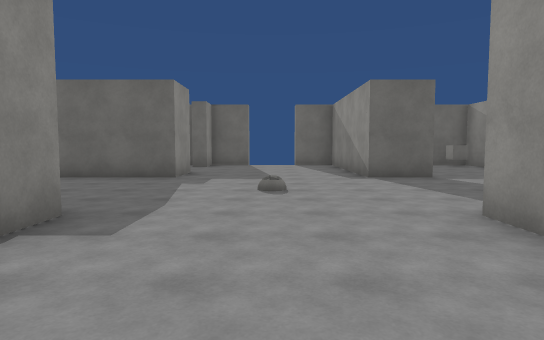
[1] (above)

18 first-person views from a walk through a 3-D level made in the Unity game engine. The camera is 1.5 m above the floor, tilts 4° down and sees 75° across. The floor is counted in squares, 2 m on a side. Each view is taken from the middle of a square. On the plan, view 1 faces up. The plan holds only what a view shows up to about 11 squares ahead; the rest is blank. The place goes on beyond the plan. Surface patterns are stand-ins for the level's own textures.

[2]
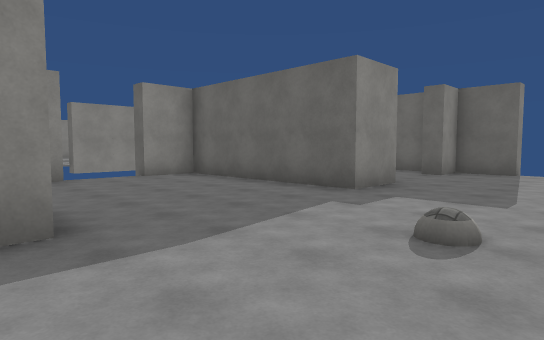

[3]
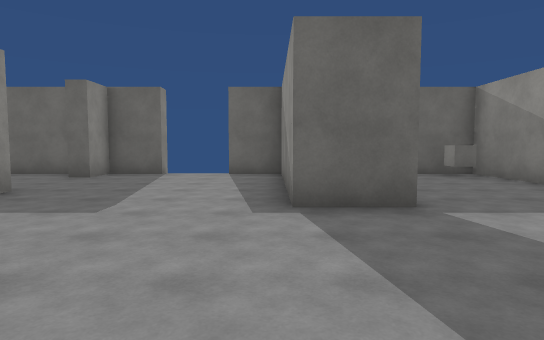

[4]
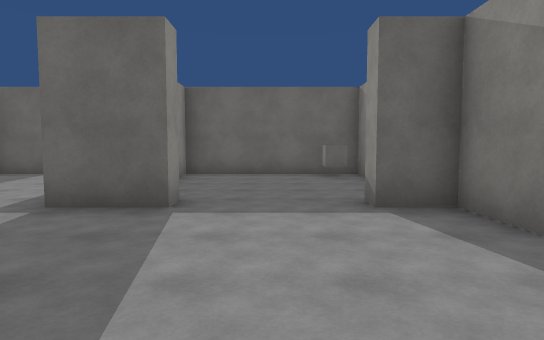

[5]
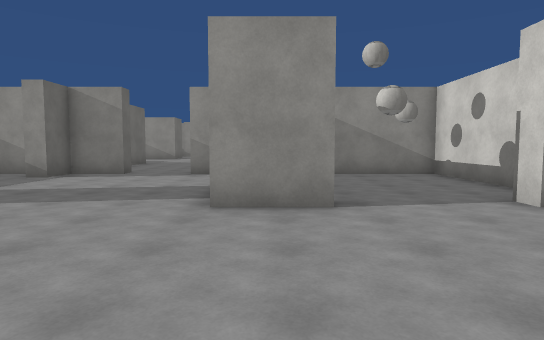

[6]
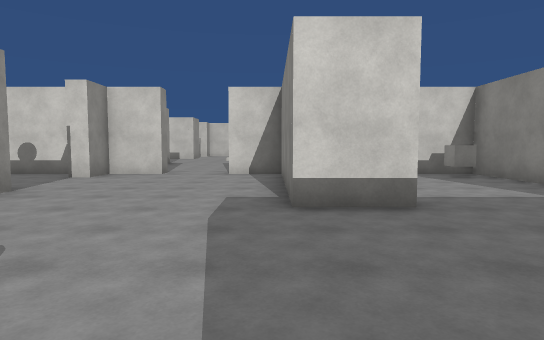

[7]
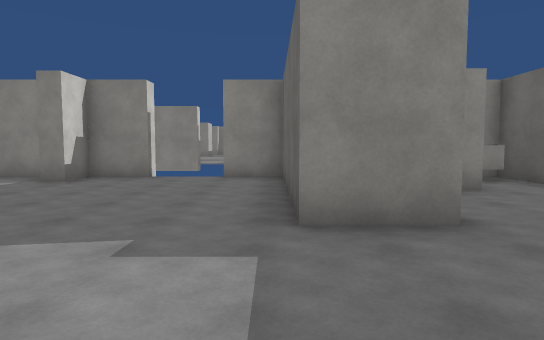

[8]
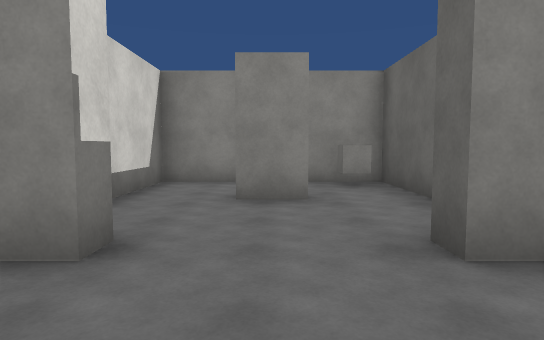

[9]
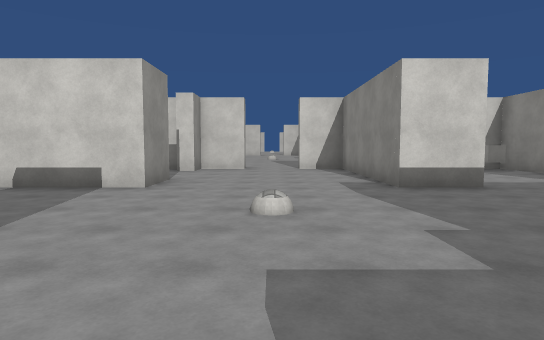

[10]
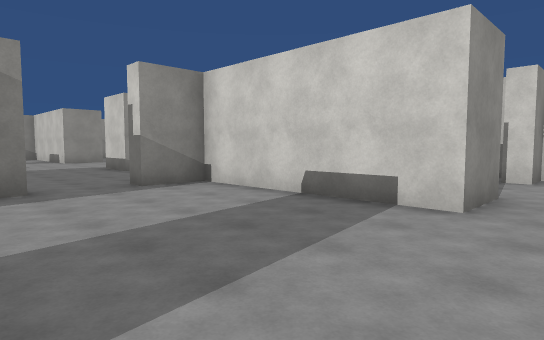

[11]
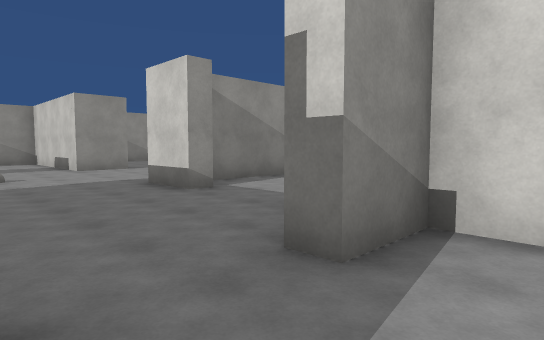

[12]
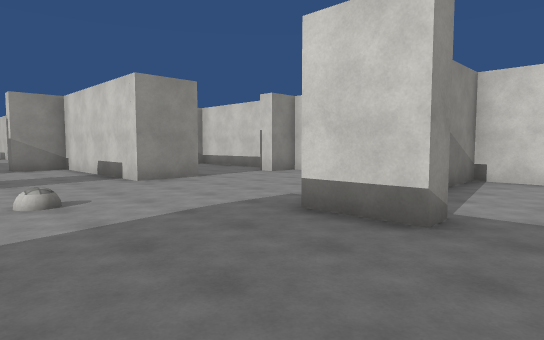

[13]
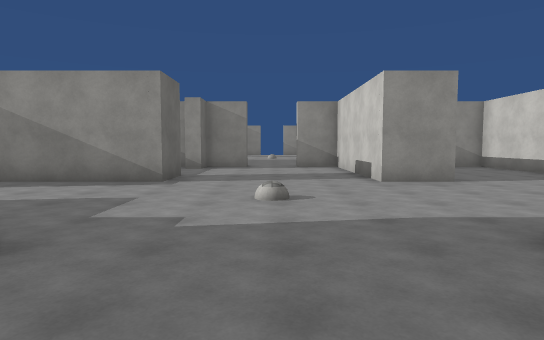

[14]
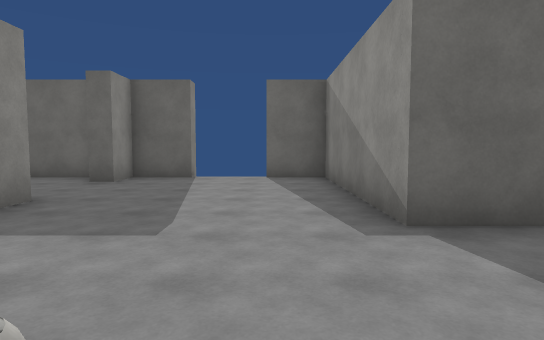

[15]
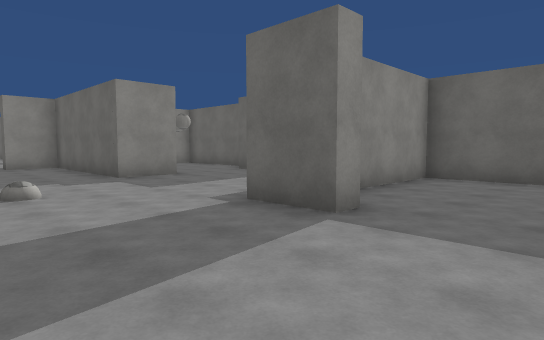

[16]
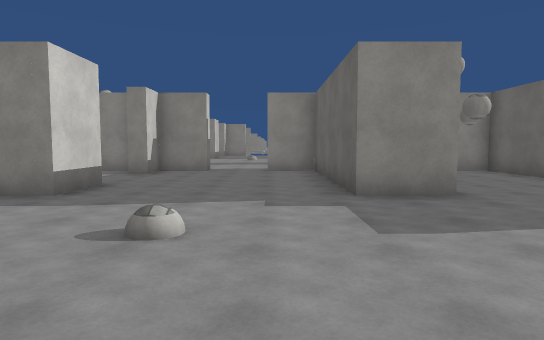

[17]
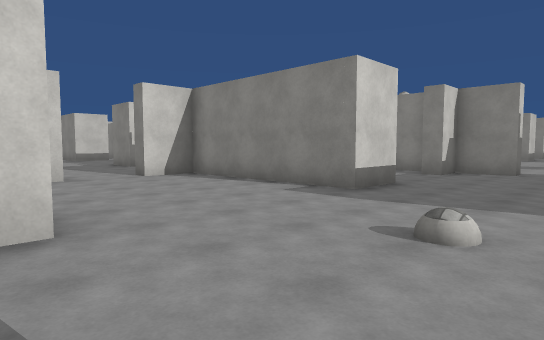

[18]
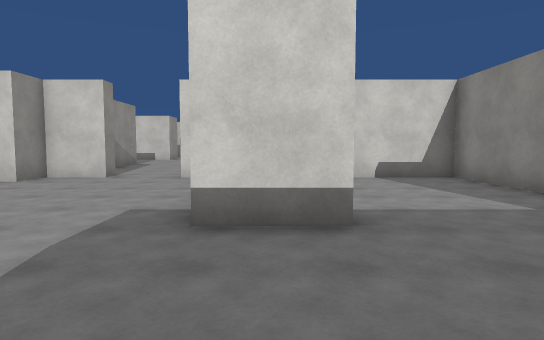

### Floor plan
Points are (right, up) in squares from view 1. A wall is a line through its corners. A room is listed if a view was taken in it or the views show most of it. See-through windows are left out.
Room 1 (views 1, 2, 3, 4, 5, 6, 7, 8, 9, 10, 11)
walls: (-3.9, 3.7) (-2.2, 3.7) (-2.2, -1); (2.3, 2.1) (2.3, 3.7) (7.2, 3.7) (7.2, 5.1); (-2.8, 9.8) (-2.2, 9.8) (-2.2, 8.3) (-7.3, 8.3) (-7.3, 6.9) (-7.7, 6.9); (3.8, 8.8) (3.8, 8.3) (2.3, 8.3) (2.3, 12.8); (-4.9, 11.6) (-4.9, 10.5); (-2.2, -1.3) (-0.9, -1.3); (2.2, 13.3) (0.9, 13.3); (-7.7, 5.1) (-7.3, 5.1) (-7.3, 3.7) (-6.2, 3.7) (-6.2, 3.2); (7.7, 6.9) (7.2, 6.9) (7.2, 8.3) (6.3, 8.3) (6.3, 8.8); (-0.9, 13.8) (-0.9, 13.3) (-2.2, 13.3) (-2.2, 12.3) (-2.8, 12.3); (0.9, -1.8) (0.9, -1.3) (2.3, -1.3) (2.3, -0.3) (2.8, -0.3); (2.9, -1.3) (7.2, -1.3) (7.2, 1.4); (-3.1, 13.3) (-7.3, 13.3) (-7.3, 8.8) (-4.9, 8.8); (7.2, 9.4) (7.2, 11.5); (-7.3, 2.6) (-7.3, -1.3) (-5.8, -1.3); (6.5, 13.3) (2.8, 13.3) (2.8, 12.5)
ways out: opening at (7, 6) to room 2; opening at (0, -2); gap at (-8, 5); gap at (-8, 7)
objects: cube (-7, -1); cube (-7, 12); cube (7, 12) to (7, 13)
Room 2 (views 12, 13, 14, 15, 16, 17, 18)
walls: (17.2, 2.1) (17.2, 3.7) (21.5, 3.7); (12.7, 9.9) (12.7, 8.3) (7.7, 8.3) (7.7, 6.9); (11.2, 3.1) (11.2, 3.7) (12.7, 3.7) (12.7, -1.3) (14.1, -1.3); (18.8, 8.9) (18.8, 8.3) (17.2, 8.3) (17.2, 13.3) (15.9, 13.3); (7.2, 5.1) (7.7, 5.1) (7.7, 3.7) (8.7, 3.7) (8.7, 3.2); (14.1, 13.8) (14.1, 13.3) (12.7, 13.3) (12.7, 12.3) (12.2, 12.3); (15.9, -1.8) (15.9, -1.3) (17.2, -1.3) (17.2, -0.3) (17.8, -0.3); (7.7, 2.9) (7.7, -1.3) (12.2, -1.3) (12.2, 2.6); (11.8, 13.3) (7.8, 13.3); (19.4, -1.3) (21.1, -1.3); (20, 13.3) (17.8, 13.3) (17.8, 10.4)
ways out: opening at (7, 6) to room 1; opening at (15, -2)

Where each view was taken, in squares from view 1:
view 1: 0 up, 0 right, facing up
view 2: 3 up, 1 right, facing up-left
view 3: 4 up, 2 right, facing up
view 4: 4 up, 5 right, facing up
view 5: 3 up, 2 left, facing right
view 6: 8 up, 2 left, facing down
view 7: 8 up, 1 right, facing left
view 8: 11 up, 0 right, facing left
view 9: 10 up, 0 right, facing down
view 10: 8 up, 1 right, facing down-right
view 11: 7 up, 6 right, facing down-right
view 12: 7 up, 10 right, facing down-right
view 13: 6 up, 10 right, facing right
view 14: 5 up, 16 right, facing up
view 15: 5 up, 21 right, facing up-left
view 16: 7 up, 18 right, facing left
view 17: 7 up, 18 right, facing down-left
view 18: 7 up, 12 right, facing down
